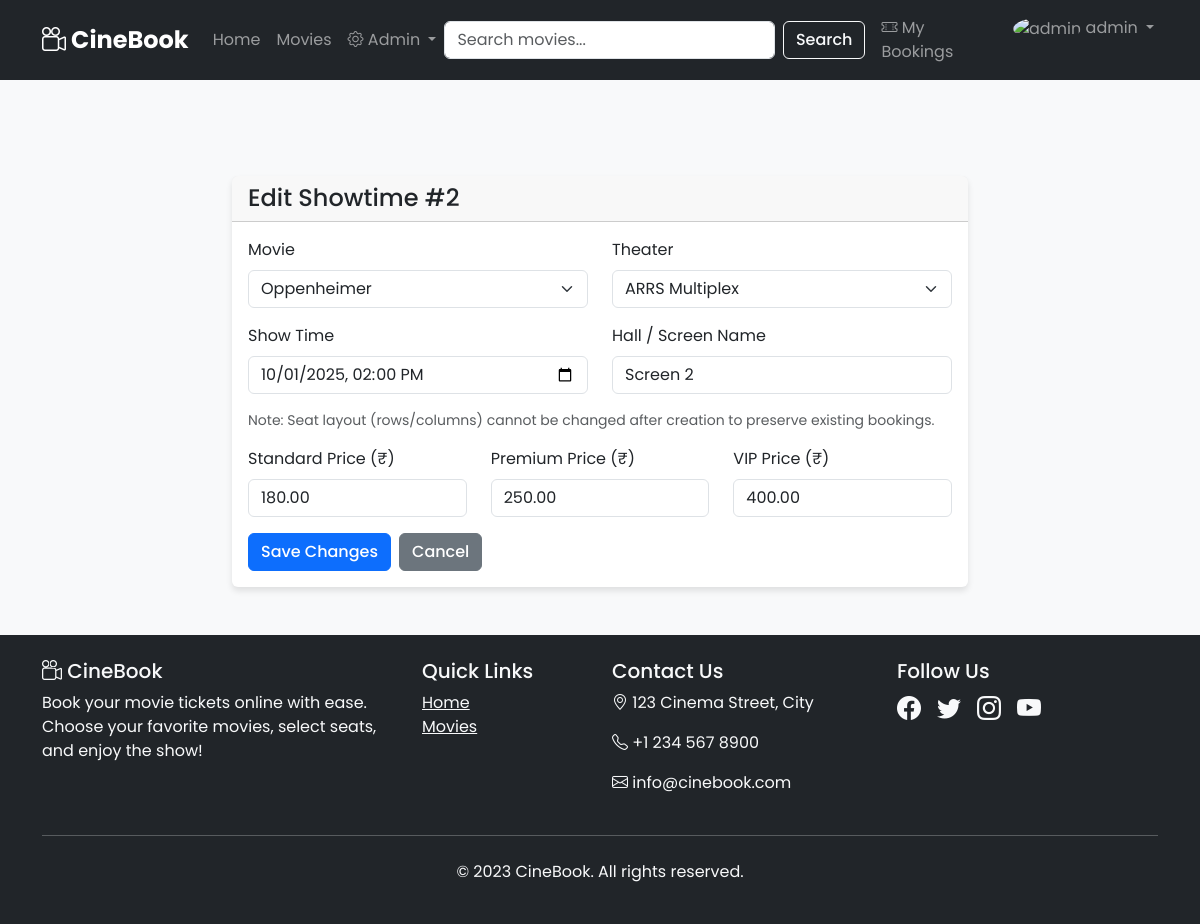
The app's page /admin/showtimes/edit/2 (signed in) with its own data.
### app.py (models this page shows)
class Showtime(db.Model):
    id = db.Column(db.Integer, primary_key=True)
    movie_id = db.Column(db.Integer, db.ForeignKey("movie.id", ondelete="CASCADE"), nullable=False)
    theater_id = db.Column(db.Integer, db.ForeignKey("theater.id", ondelete="CASCADE"), nullable=False)
    time = db.Column(db.DateTime, nullable=False)
    hall = db.Column(db.String(50), nullable=False)
    rows = db.Column(db.Integer, nullable=False)
    cols = db.Column(db.Integer, nullable=False)
    price_standard = db.Column(db.Float, default=250.0)
    price_premium = db.Column(db.Float, default=400.0)
    price_vip = db.Column(db.Float, default=600.0)
    movie = db.relationship("Movie", backref=db.backref("showtimes", lazy=True, cascade="all, delete-orphan"))
    theater = db.relationship("Theater", backref=db.backref("showtimes", lazy=True, cascade="all, delete-orphan"))

class Movie(db.Model):
    id = db.Column(db.Integer,  primary_key=True)
    title = db.Column(db.String(100), nullable=False)
    genre = db.Column(db.String(50), nullable=False)
    duration = db.Column(db.Integer, nullable=False)
    description = db.Column(db.Text)
    poster_url = db.Column(db.String(200))
    is_active = db.Column(db.Boolean, default=True)
    language = db.Column(db.String(50), default="English")
    rating = db.Column(db.Float, default=0.0)
    director = db.Column(db.String(100))
    cast = db.Column(db.Text)
    trailer_url = db.Column(db.String(200))

class Theater(db.Model):
    id = db.Column(db.Integer, primary_key=True)
    name = db.Column(db.String(100), nullable=False, unique=True)
    address = db.Column(db.String(200), nullable=False)
    city = db.Column(db.String(50), nullable=False)
    image_url = db.Column(db.String(200))

### app.py (the view, shortened to what this page needs)
@app.route('/admin/showtimes/edit/<int:showtime_id>', methods=['GET', 'POST'])
@admin_required
def admin_edit_showtime(showtime_id):
    showtime = db.get_or_404(Showtime, showtime_id)
    movies = Movie.query.filter_by(is_active=True).all()
    theaters = Theater.query.all()
    return render_template('admin/edit_showtime.html', showtime=showtime, movies=movies, theaters=theaters, user=session.get("user"))

### app.py (called while the page is built)
def admin_required(f):
    @wraps(f)
    def decorated_function(*args, **kwargs):
        user = session.get("user")
        if not user or user.get("role") != "admin":
            flash("Admin access is required for this page.", "danger")
            return redirect(url_for("index"))
        return f(*args, **kwargs)
    return decorated_function

### templates/admin/edit_showtime.html (shortened to what this page needs)
{% extends "base.html" %}
{% block content %}
<div class="container" style="margin-top: 100px;">
    <div class="row justify-content-center">
        <div class="col-md-8">
            <div class="card">
                <div class="card-header">
                    <h4 class="mb-0">Edit Showtime #{{ showtime.id }}</h4>
                </div>
                <div class="card-body">
                    <form method="POST">
                        <div class="row">
                            <div class="col-md-6 mb-3">
                                <label for="movie_id" class="form-label">Movie</label>
                                <select class="form-select" id="movie_id" name="movie_id" required>
                                    {% for movie in movies %}
                                    <option value="{{ movie.id }}" {% if movie.id == showtime.movie_id %}selected{% endif %}>{{ movie.title }}</option>
                                    {% endfor %}
                                </select>
                            </div>
                            <div class="col-md-6 mb-3">
                                <label for="theater_id" class="form-label">Theater</label>
                                <select class="form-select" id="theater_id" name="theater_id" required>
                                    {% for theater in theaters %}
                                    <option value="{{ theater.id }}" {% if theater.id == showtime.theater_id %}selected{% endif %}>{{ theater.name }}</option>
                                    {% endfor %}
                                </select>
                            </div>
                        </div>
                        <div class="row">
                            <div class="col-md-6 mb-3">
                                <label for="time" class="form-label">Show Time</label>
                                <input type="datetime-local" class="form-control" id="time" name="time" value="{{ showtime.time.strftime('%Y-%m-%dT%H:%M') }}" required>
                            </div>
                            <div class="col-md-6 mb-3">
                                <label for="hall" class="form-label">Hall / Screen Name</label>
                                <input type="text" class="form-control" id="hall" name="hall" value="{{ showtime.hall }}" required>
                            </div>
                        </div>
                        <p class="text-muted small">Note: Seat layout (rows/columns) cannot be changed after creation to preserve existing bookings.</p>
                        <div class="row">
                            <div class="col-md-4 mb-3">
                                <label for="price_standard" class="form-label">Standard Price (₹)</label>
                                <input type="number" class="form-control" id="price_standard" name="price_standard" min="0" step="0.01" value="{{ '%.2f'|format(showtime.price_standard) }}" required>
                            </div>
                            <div class="col-md-4 mb-3">
                                <label for="price_premium" class="form-label">Premium Price (₹)</label>
                                <input type="number" class="form-control" id="price_premium" name="price_premium" min="0" step="0.01" value="{{ '%.2f'|format(showtime.price_premium) }}" required>
                            </div>
                            <div class="col-md-4 mb-3">
                                <label for="price_vip" class="form-label">VIP Price (₹)</label>
                                <input type="number" class="form-control" id="price_vip" name="price_vip" min="0" step="0.01" value="{{ '%.2f'|format(showtime.price_vip) }}" required>
                            </div>
                        </div>
                        <div class="d-flex gap-2">
                            <button type="submit" class="btn btn-primary">Save Changes</button>
                            <a href="{{ url_for('admin_showtimes') }}" class="btn btn-secondary">Cancel</a>
                        </div>
                    </form>
                </div>
            </div>
        </div>
    </div>
</div>
{% endblock %}

### static/css/style.css (style rules this page uses)
body { padding-top: 76px; background-color: #f8f9fa; display: flex; flex-direction: column; min-height: 100vh; font-family: 'Poppins', sans-serif; / ADD THIS LINE */ }
.card { border: none; box-shadow: 0 4px 6px rgba(0, 0, 0, 0.1); }
.btn { border-radius: 6px; font-weight: 500; }

### records on screen
Showtime: id "2", movie_id "Oppenheimer", theater_id "ARRS Multiplex", time "10/01/2025 14:00", hall "Screen 2", price_standard "180.00", price_premium "250.00", price_vip "400.00"

### other values on screen
{{ user.username }} "admin"
